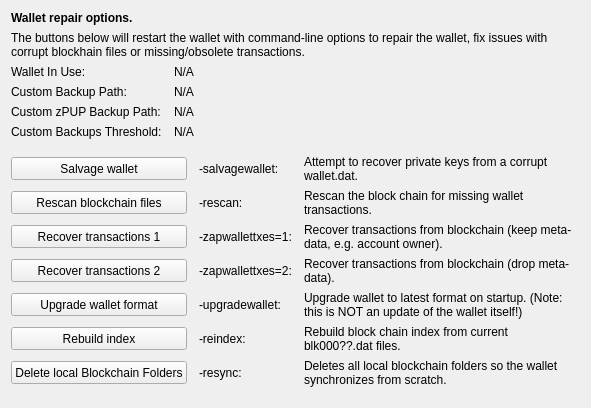
     <widget class="QWidget" name="tab_repair">
      <attribute name="title">
       <string>&amp;Wallet Repair</string>
      </attribute>
      <layout class="QGridLayout" name="gridLayout_4" columnstretch="0,0,0,0">
       <property name="horizontalSpacing">
        <number>12</number>
       </property>
       <item row="0" column="0" colspan="4">
        <widget class="QLabel" name="label_repair_header">
         <property name="font">
          <font>
           <weight>75</weight>
           <bold>true</bold>
          </font>
         </property>
         <property name="text">
          <string>Wallet repair options.</string>
         </property>
        </widget>
       </item>
       <item row="1" column="0" colspan="4">
        <widget class="QLabel" name="label_repair_helptext">
         <property name="font">
          <font>
           <weight>50</weight>
           <bold>false</bold>
          </font>
         </property>
         <property name="text">
          <string>The buttons below will restart the wallet with command-line options to repair the wallet, fix issues with corrupt blockhain files or missing/obsolete transactions.</string>
         </property>
         <property name="wordWrap">
          <bool>true</bool>
         </property>
        </widget>
       </item>
       <item row="2" column="0">
        <widget class="QLabel" name="wallet_path_label">
         <property name="text">
          <string>Wallet In Use:</string>
         </property>
        </widget>
       </item>
       <item row="2" column="1" colspan="3">
        <widget class="QLabel" name="wallet_path">
         <property name="cursor">
          <cursorShape>IBeamCursor</cursorShape>
         </property>
         <property name="text">
          <string>N/A</string>
         </property>
         <property name="textFormat">
          <enum>Qt::PlainText</enum>
         </property>
         <property name="textInteractionFlags">
          <set>Qt::LinksAccessibleByMouse|Qt::TextSelectableByKeyboard|Qt::TextSelectableByMouse</set>
         </property>
        </widget>
       </item>
       <item row="3" column="0">
        <widget class="QLabel" name="wallet_custombackuppath_label">
         <property name="text">
          <string>Custom Backup Path:</string>
         </property>
         <property name="visible">
          <bool>false</bool>
         </property>
        </widget>
       </item>
       <item row="3" column="1" colspan="3">
        <widget class="QLabel" name="wallet_custombackuppath">
         <property name="cursor">
          <cursorShape>IBeamCursor</cursorShape>
         </property>
         <property name="text">
          <string>N/A</string>
         </property>
         <property name="textFormat">
          <enum>Qt::PlainText</enum>
         </property>
         <property name="textInteractionFlags">
          <set>Qt::LinksAccessibleByMouse|Qt::TextSelectableByKeyboard|Qt::TextSelectableByMouse</set>
         </property>
         <property name="visible">
          <bool>false</bool>
         </property>
        </widget>
       </item>
       <item row="4" column="0">
        <widget class="QLabel" name="wallet_customzpivbackuppath_label">
         <property name="text">
          <string>Custom zPUP Backup Path:</string>
         </property>
         <property name="visible">
          <bool>false</bool>
         </property>
        </widget>
       </item>
       <item row="4" column="1" colspan="3">
        <widget class="QLabel" name="wallet_customzpivbackuppath">
         <property name="cursor">
          <cursorShape>IBeamCursor</cursorShape>
         </property>
         <property name="text">
          <string>N/A</string>
         </property>
         <property name="textFormat">
          <enum>Qt::PlainText</enum>
         </property>
         <property name="textInteractionFlags">
          <set>Qt::LinksAccessibleByMouse|Qt::TextSelectableByKeyboard|Qt::TextSelectableByMouse</set>
         </property>
         <property name="visible">
          <bool>false</bool>
         </property>
        </widget>
       </item>
       <item row="5" column="0">
        <widget class="QLabel" name="wallet_custombackupthreshold_label">
         <property name="text">
          <string>Custom Backups Threshold:</string>
         </property>
         <property name="visible">
          <bool>false</bool>
         </property>
        </widget>
       </item>
       <item row="5" column="1" colspan="3">
        <widget class="QLabel" name="wallet_custombackupthreshold">
         <property name="cursor">
          <cursorShape>IBeamCursor</cursorShape>
         </property>
         <property name="text">
          <string>N/A</string>
         </property>
         <property name="textFormat">
          <enum>Qt::PlainText</enum>
         </property>
         <property name="textInteractionFlags">
          <set>Qt::LinksAccessibleByMouse|Qt::TextSelectableByKeyboard|Qt::TextSelectableByMouse</set>
         </property>
         <property name="visible">
          <bool>false</bool>
         </property>
        </widget>
       </item>
       <item row="6" column="0">
        <spacer name="verticalSpacer_repair1">
         <property name="orientation">
          <enum>Qt::Vertical</enum>
         </property>
         <property name="sizeHint" stdset="0">
          <size>
           <width>10</width>
           <height>10</height>
          </size>
         </property>
        </spacer>
       </item>
       <item row="7" column="0" colspan="2">
        <widget class="QPushButton" name="btn_salvagewallet">
         <property name="minimumSize">
          <size>
           <width>100</width>
           <height>23</height>
          </size>
         </property>
         <property name="text">
          <string>Salvage wallet</string>
         </property>
        </widget>
       </item>
       <item row="7" column="2">
        <widget class="QLabel" name="label_repair_salvage_command">
         <property name="text">
          <string notr="true">-salvagewallet:</string>
         </property>
        </widget>
       </item>
       <item row="7" column="3">
        <widget class="QLabel" name="label_repair_salvage">
         <property name="text">
          <string>Attempt to recover private keys from a corrupt wallet.dat.</string>
         </property>
         <property name="wordWrap">
          <bool>true</bool>
         </property>
        </widget>
       </item>
       <item row="8" column="0" colspan="2">
        <widget class="QPushButton" name="btn_rescan">
         <property name="minimumSize">
          <size>
           <width>100</width>
           <height>23</height>
          </size>
         </property>
         <property name="text">
          <string>Rescan blockchain files</string>
         </property>
        </widget>
       </item>
       <item row="8" column="2">
        <widget class="QLabel" name="label_repair_rescan_command">
         <property name="text">
          <string notr="true">-rescan:</string>
         </property>
        </widget>
       </item>
       <item row="8" column="3">
        <widget class="QLabel" name="label_repair_rescan">
         <property name="text">
          <string>Rescan the block chain for missing wallet transactions.</string>
         </property>
         <property name="wordWrap">
          <bool>true</bool>
         </property>
        </widget>
       </item>
       <item row="9" column="0" colspan="2">
        <widget class="QPushButton" name="btn_zapwallettxes1">
         <property name="minimumSize">
          <size>
           <width>100</width>
           <height>23</height>
          </size>
         </property>
         <property name="text">
          <string>Recover transactions 1</string>
         </property>
        </widget>
       </item>
       <item row="9" column="2">
        <widget class="QLabel" name="label_repair_zap1_command">
         <property name="text">
          <string notr="true">-zapwallettxes=1:</string>
         </property>
        </widget>
       </item>
       <item row="9" column="3">
        <widget class="QLabel" name="label_repair_zap1">
         <property name="text">
          <string>Recover transactions from blockchain (keep meta-data, e.g. account owner).</string>
         </property>
         <property name="wordWrap">
          <bool>true</bool>
         </property>
        </widget>
       </item>
       <item row="10" column="0" colspan="2">
        <widget class="QPushButton" name="btn_zapwallettxes2">
         <property name="minimumSize">
          <size>
           <width>100</width>
           <height>23</height>
          </size>
         </property>
         <property name="text">
          <string>Recover transactions 2</string>
         </property>
        </widget>
       </item>
       <item row="10" column="2">
        <widget class="QLabel" name="label_repair_zap2_command">
         <property name="text">
          <string notr="true">-zapwallettxes=2:</string>
         </property>
        </widget>
       </item>
       <item row="10" column="3">
        <widget class="QLabel" name="label_repair_zap2">
         <property name="text">
          <string>Recover transactions from blockchain (drop meta-data).</string>
         </property>
         <property name="wordWrap">
          <bool>true</bool>
         </property>
        </widget>
       </item>
       <item row="11" column="0" colspan="2">
        <widget class="QPushButton" name="btn_upgradewallet">
         <property name="minimumSize">
          <size>
           <width>100</width>
           <height>23</height>
          </size>
         </property>
         <property name="text">
          <string>Upgrade wallet format</string>
         </property>
        </widget>
       </item>
       <item row="11" column="2">
        <widget class="QLabel" name="label_repair_upgrade_command">
         <property name="text">
          <string notr="true">-upgradewallet:</string>
         </property>
        </widget>
       </item>
       <item row="11" column="3">
        <widget class="QLabel" name="label_repair_upgrade">
         <property name="text">
          <string>Upgrade wallet to latest format on startup. (Note: this is NOT an update of the wallet itself!)</string>
         </property>
         <property name="wordWrap">
          <bool>true</bool>
         </property>
        </widget>
       </item>
       <item row="12" column="0" colspan="2">
        <widget class="QPushButton" name="btn_reindex">
         <property name="minimumSize">
          <size>
           <width>100</width>
           <height>23</height>
          </size>
         </property>
         <property name="text">
          <string>Rebuild index</string>
         </property>
        </widget>
       </item>
       <item row="12" column="2">
        <widget class="QLabel" name="label_repair_reindex_command">
         <property name="text">
          <string notr="true">-reindex:</string>
         </property>
        </widget>
       </item>
       <item row="12" column="3">
        <widget class="QLabel" name="label_repair_reindex">
         <property name="text">
          <string>Rebuild block chain index from current blk000??.dat files.</string>
         </property>
         <property name="wordWrap">
          <bool>true</bool>
         </property>
        </widget>
       </item>
       <item row="13" column="0" colspan="2">
        <widget class="QPushButton" name="btn_resync">
         <property name="minimumSize">
          <size>
           <width>100</width>
           <height>23</height>
          </size>
         </property>
         <property name="text">
          <string>Delete local Blockchain Folders</string>
         </property>
        </widget>
       </item>
       <item row="13" column="2">
        <widget class="QLabel" name="label_repair_resync_command">
         <property name="text">
          <string>-resync:</string>
         </property>
        </widget>
       </item>
       <item row="13" column="3">
        <widget class="QLabel" name="label_repair_resync">
         <property name="text">
          <string>Deletes all local blockchain folders so the wallet synchronizes from scratch.</string>
         </property>
         <property name="wordWrap">
          <bool>true</bool>
         </property>
        </widget>
       </item>
       <item row="14" column="0">
        <spacer name="verticalSpacer_repair2">
         <property name="orientation">
          <enum>Qt::Vertical</enum>
         </property>
         <property name="sizeHint" stdset="0">
          <size>
           <width>20</width>
           <height>10</height>
          </size>
         </property>
        </spacer>
       </item>
      </layout>
     </widget>
